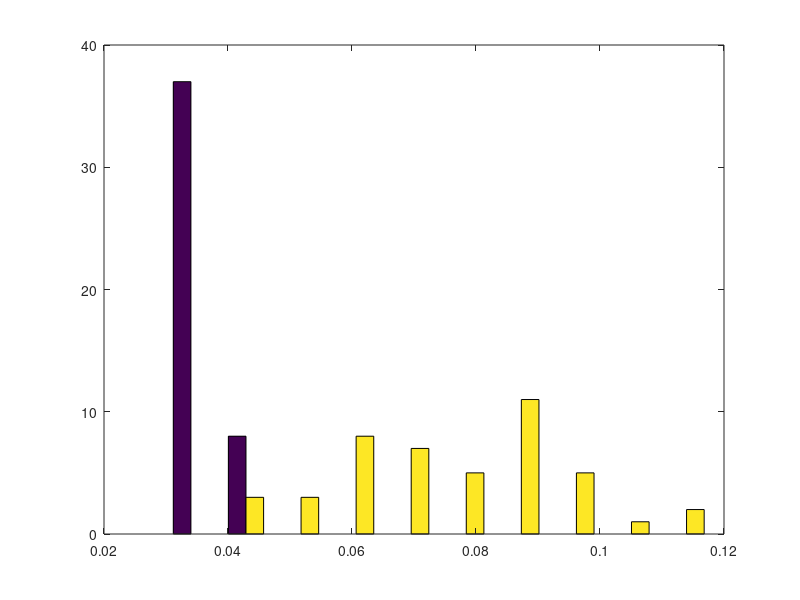

MATLAB code to generate this figure:
%%% the purpose of this script is to test the null hypothesis that the
%%% maximum distance between subsamples of the same tooth is not less than the
%%% minimum distance between subsamples of different teeth (i.e. the sample
%%% means are the same)

%% load in the distance matrices to be analyzed
load('cPDist_midedge.mat')
% load('v09Rslt.mat')
%%% prepare distance matrices for analysis
D1 = min(cPDist_midedge, cPDist_midedge'); %% normalize the distance matrix
D1 = D1-diag(diag(D1)); %% set diagonal values to zero to avoid artifacts
d1 = squareform(D1,'tovector'); %% extract the off-diagonal elements and put them in vector form

load('cPDist_Lemuridae_midedge.mat')
D2 = min(cPDist_Lemuridae_midedge, cPDist_Lemuridae_midedge');
D2 = D2-diag(diag(D2));
d2 = squareform(D2,'tovector');
%%% analyze
figure; hist([d1',d2'])%% visualize the results (data1 represents distances between submeshes from same tooth, data2 represents distances between submeshes from different teeth)
[h,p,ci,stats] = ttest2(d1,d2); %% test the null hypothesis that samples are from populations with same means; ci represents confidence interval; if h = 0 null hypothesis is not rejected, if h = 1 null hypothesis is rejected